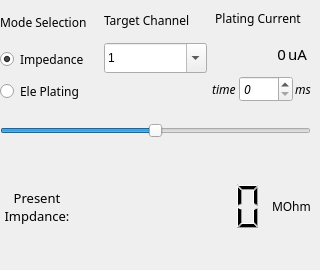
         <widget class="QWidget" name="page_2">
          <widget class="QWidget" name="layoutWidget">
           <property name="geometry">
            <rect>
             <x>0</x>
             <y>0</y>
             <width>311</width>
             <height>261</height>
            </rect>
           </property>
           <layout class="QVBoxLayout" name="verticalLayout_10" stretch="1,1,1">
            <item>
             <layout class="QHBoxLayout" name="horizontalLayout_9" stretch="1,1,1">
              <property name="spacing">
               <number>2</number>
              </property>
              <item>
               <layout class="QVBoxLayout" name="verticalLayout_7">
                <property name="topMargin">
                 <number>2</number>
                </property>
                <property name="bottomMargin">
                 <number>4</number>
                </property>
                <item>
                 <widget class="QLabel" name="label_5">
                  <property name="font">
                   <font>
                    <family>Kristen ITC</family>
                   </font>
                  </property>
                  <property name="text">
                   <string>Mode Selection</string>
                  </property>
                 </widget>
                </item>
                <item>
                 <widget class="QRadioButton" name="Imp_radioButton">
                  <property name="minimumSize">
                   <size>
                    <width>0</width>
                    <height>30</height>
                   </size>
                  </property>
                  <property name="font">
                   <font>
                    <family>Kristen ITC</family>
                   </font>
                  </property>
                  <property name="text">
                   <string>Impedance</string>
                  </property>
                  <property name="checked">
                   <bool>true</bool>
                  </property>
                 </widget>
                </item>
                <item>
                 <widget class="QRadioButton" name="Ele_radioButton">
                  <property name="minimumSize">
                   <size>
                    <width>0</width>
                    <height>30</height>
                   </size>
                  </property>
                  <property name="font">
                   <font>
                    <family>Kristen ITC</family>
                   </font>
                  </property>
                  <property name="text">
                   <string>Ele Plating</string>
                  </property>
                 </widget>
                </item>
               </layout>
              </item>
              <item>
               <layout class="QVBoxLayout" name="verticalLayout_8">
                <property name="topMargin">
                 <number>2</number>
                </property>
                <property name="bottomMargin">
                 <number>4</number>
                </property>
                <item>
                 <widget class="QLabel" name="label_17">
                  <property name="font">
                   <font>
                    <family>Kristen ITC</family>
                   </font>
                  </property>
                  <property name="text">
                   <string>Target Channel</string>
                  </property>
                 </widget>
                </item>
                <item alignment="Qt::AlignVCenter">
                 <widget class="QComboBox" name="comboBox_4">
                  <property name="minimumSize">
                   <size>
                    <width>0</width>
                    <height>30</height>
                   </size>
                  </property>
                  <property name="layoutDirection">
                   <enum>Qt::LeftToRight</enum>
                  </property>
                  <property name="editable">
                   <bool>true</bool>
                  </property>
                  <property name="currentText">
                   <string notr="true">1</string>
                  </property>
                  <property name="currentIndex">
                   <number>0</number>
                  </property>
                  <property name="maxCount">
                   <number>65</number>
                  </property>
                  <property name="frame">
                   <bool>true</bool>
                  </property>
                  <item>
                   <property name="text">
                    <string>1</string>
                   </property>
                  </item>
                  <item>
                   <property name="text">
                    <string>2</string>
                   </property>
                  </item>
                  <item>
                   <property name="text">
                    <string>3</string>
                   </property>
                  </item>
                  <item>
                   <property name="text">
                    <string>4</string>
                   </property>
                  </item>
                  <item>
                   <property name="text">
                    <string>5</string>
                   </property>
                  </item>
                  <item>
                   <property name="text">
                    <string>6</string>
                   </property>
                  </item>
                  <item>
                   <property name="text">
                    <string>7</string>
                   </property>
                  </item>
                  <item>
                   <property name="text">
                    <string>8</string>
                   </property>
                  </item>
                  <item>
                   <property name="text">
                    <string>9</string>
                   </property>
                  </item>
                  <item>
                   <property name="text">
                    <string>10</string>
                   </property>
                  </item>
                  <item>
                   <property name="text">
                    <string>11</string>
                   </property>
                  </item>
                  <item>
                   <property name="text">
                    <string>12</string>
                   </property>
                  </item>
                  <item>
                   <property name="text">
                    <string>13</string>
                   </property>
                  </item>
                  <item>
                   <property name="text">
                    <string>14</string>
                   </property>
                  </item>
                  <item>
                   <property name="text">
                    <string>15</string>
                   </property>
                  </item>
                  <item>
                   <property name="text">
                    <string>16</string>
                   </property>
                  </item>
                  <item>
                   <property name="text">
                    <string>17</string>
                   </property>
                  </item>
                  <item>
                   <property name="text">
                    <string>18</string>
                   </property>
                  </item>
                  <item>
                   <property name="text">
                    <string>19</string>
                   </property>
                  </item>
                  <item>
                   <property name="text">
                    <string>20</string>
                   </property>
                  </item>
                  <item>
                   <property name="text">
                    <string>21</string>
                   </property>
                  </item>
                  <item>
                   <property name="text">
                    <string>22</string>
                   </property>
                  </item>
                  <item>
                   <property name="text">
                    <string>23</string>
                   </property>
                  </item>
                  <item>
                   <property name="text">
                    <string>24</string>
                   </property>
                  </item>
                  <item>
                   <property name="text">
                    <string>25</string>
                   </property>
                  </item>
                  <item>
                   <property name="text">
                    <string>26</string>
                   </property>
                  </item>
                  <item>
                   <property name="text">
                    <string>27</string>
                   </property>
                  </item>
                  <item>
                   <property name="text">
                    <string>28</string>
                   </property>
                  </item>
                  <item>
                   <property name="text">
                    <string>29</string>
                   </property>
                  </item>
                  <item>
                   <property name="text">
                    <string>30</string>
                   </property>
                  </item>
                  <item>
                   <property name="text">
                    <string>31</string>
                   </property>
                  </item>
                  <item>
                   <property name="text">
                    <string>32</string>
                   </property>
                  </item>
                  <item>
                   <property name="text">
                    <string>33</string>
                   </property>
                  </item>
                  <item>
                   <property name="text">
                    <string>34</string>
                   </property>
                  </item>
                  <item>
                   <property name="text">
                    <string>35</string>
                   </property>
                  </item>
                  <item>
                   <property name="text">
                    <string>36</string>
                   </property>
                  </item>
                  <item>
                   <property name="text">
                    <string>37</string>
                   </property>
                  </item>
                  <item>
                   <property name="text">
                    <string>38</string>
                   </property>
                  </item>
                  <item>
                   <property name="text">
                    <string>39</string>
                   </property>
                  </item>
                  <item>
                   <property name="text">
                    <string>40</string>
                   </property>
                  </item>
                  <item>
                   <property name="text">
                    <string>41</string>
                   </property>
                  </item>
                  <item>
                   <property name="text">
                    <string>42</string>
                   </property>
                  </item>
                  <item>
                   <property name="text">
                    <string>43</string>
                   </property>
                  </item>
                  <item>
                   <property name="text">
                    <string>44</string>
                   </property>
                  </item>
                  <item>
                   <property name="text">
                    <string>45</string>
                   </property>
                  </item>
                  <item>
                   <property name="text">
                    <string>46</string>
                   </property>
                  </item>
                  <item>
                   <property name="text">
                    <string>47</string>
                   </property>
                  </item>
                  <item>
                   <property name="text">
                    <string>48</string>
                   </property>
                  </item>
                  <item>
                   <property name="text">
                    <string>49</string>
                   </property>
                  </item>
                  <item>
                   <property name="text">
                    <string>50</string>
                   </property>
                  </item>
                  <item>
                   <property name="text">
                    <string>51</string>
                   </property>
                  </item>
                  <item>
                   <property name="text">
                    <string>52</string>
                   </property>
                  </item>
                  <item>
                   <property name="text">
                    <string>53</string>
                   </property>
                  </item>
                  <item>
                   <property name="text">
                    <string>54</string>
                   </property>
                  </item>
                  <item>
                   <property name="text">
                    <string>55</string>
                   </property>
                  </item>
                  <item>
                   <property name="text">
                    <string>56</string>
                   </property>
                  </item>
                  <item>
                   <property name="text">
                    <string>57</string>
                   </property>
                  </item>
                  <item>
                   <property name="text">
                    <string>58</string>
                   </property>
                  </item>
                  <item>
                   <property name="text">
                    <string>59</string>
                   </property>
                  </item>
                  <item>
                   <property name="text">
                    <string>60</string>
                   </property>
                  </item>
                  <item>
                   <property name="text">
                    <string>61</string>
                   </property>
                  </item>
                  <item>
                   <property name="text">
                    <string>62</string>
                   </property>
                  </item>
                  <item>
                   <property name="text">
                    <string>63</string>
                   </property>
                  </item>
                  <item>
                   <property name="text">
                    <string>64</string>
                   </property>
                  </item>
                 </widget>
                </item>
                <item>
                 <spacer name="verticalSpacer">
                  <property name="orientation">
                   <enum>Qt::Vertical</enum>
                  </property>
                  <property name="sizeType">
                   <enum>QSizePolicy::Fixed</enum>
                  </property>
                  <property name="sizeHint" stdset="0">
                   <size>
                    <width>20</width>
                    <height>30</height>
                   </size>
                  </property>
                 </spacer>
                </item>
               </layout>
              </item>
              <item>
               <layout class="QVBoxLayout" name="verticalLayout_9">
                <property name="topMargin">
                 <number>2</number>
                </property>
                <property name="bottomMargin">
                 <number>4</number>
                </property>
                <item>
                 <widget class="QLabel" name="label_18">
                  <property name="font">
                   <font>
                    <family>Kristen ITC</family>
                   </font>
                  </property>
                  <property name="text">
                   <string>  Plating Current</string>
                  </property>
                 </widget>
                </item>
                <item>
                 <layout class="QHBoxLayout" name="horizontalLayout_7" stretch="0,2,1">
                  <item>
                   <spacer name="horizontalSpacer_2">
                    <property name="orientation">
                     <enum>Qt::Horizontal</enum>
                    </property>
                    <property name="sizeHint" stdset="0">
                     <size>
                      <width>30</width>
                      <height>20</height>
                     </size>
                    </property>
                   </spacer>
                  </item>
                  <item>
                   <widget class="QLabel" name="label_21">
                    <property name="minimumSize">
                     <size>
                      <width>0</width>
                      <height>30</height>
                     </size>
                    </property>
                    <property name="font">
                     <font>
                      <family>3ds</family>
                      <pointsize>11</pointsize>
                     </font>
                    </property>
                    <property name="layoutDirection">
                     <enum>Qt::LeftToRight</enum>
                    </property>
                    <property name="text">
                     <string>0</string>
                    </property>
                    <property name="alignment">
                     <set>Qt::AlignRight|Qt::AlignTrailing|Qt::AlignVCenter</set>
                    </property>
                   </widget>
                  </item>
                  <item>
                   <widget class="QLabel" name="label_22">
                    <property name="font">
                     <font>
                      <family>3ds</family>
                      <pointsize>11</pointsize>
                     </font>
                    </property>
                    <property name="text">
                     <string>uA</string>
                    </property>
                   </widget>
                  </item>
                 </layout>
                </item>
                <item>
                 <layout class="QHBoxLayout" name="horizontalLayout_10" stretch="2,0,1">
                  <item>
                   <widget class="QLabel" name="label_24">
                    <property name="font">
                     <font>
                      <family>3ds</family>
                      <italic>true</italic>
                     </font>
                    </property>
                    <property name="text">
                     <string> time</string>
                    </property>
                   </widget>
                  </item>
                  <item>
                   <widget class="QSpinBox" name="man_during_time">
                    <property name="font">
                     <font>
                      <family>3ds</family>
                      <italic>true</italic>
                     </font>
                    </property>
                    <property name="maximum">
                     <number>1000</number>
                    </property>
                    <property name="singleStep">
                     <number>100</number>
                    </property>
                   </widget>
                  </item>
                  <item>
                   <widget class="QLabel" name="label_25">
                    <property name="font">
                     <font>
                      <family>3ds</family>
                      <italic>true</italic>
                     </font>
                    </property>
                    <property name="text">
                     <string>ms</string>
                    </property>
                   </widget>
                  </item>
                 </layout>
                </item>
               </layout>
              </item>
             </layout>
            </item>
            <item>
             <widget class="QSlider" name="horizontalSlider_2">
              <property name="minimumSize">
               <size>
                <width>0</width>
                <height>30</height>
               </size>
              </property>
              <property name="styleSheet">
               <string notr="true">QSlider{border:none;}
QSlider::groove:horizontal {
    border: none;
    height: 6px;
    border-radius: 10px;
    background: lightgray;
}
QSlider::handle:horizontal {
    border: none;
    margin: -5px 0px; /* 上下边距和左右边距*/
    width: 16px;
    height: 16px;
    border-radius: 8px;
    background:black;
    border-image: url(:/images/playPbHandle16_White.png);
}
/*划过部分*/
QSlider::sub-page:horizontal {
    background: black;
    height: 4px;
    border-radius: 3px;
}
/*未划过部分*/
QSlider::add-page:horizontal {
    background: lightgray;
    height: 4px;
    border-radius: 3px;
}
 #e83c3c;</string>
              </property>
              <property name="maximum">
               <number>4095</number>
              </property>
              <property name="sliderPosition">
               <number>2048</number>
              </property>
              <property name="orientation">
               <enum>Qt::Horizontal</enum>
              </property>
             </widget>
            </item>
            <item>
             <layout class="QHBoxLayout" name="horizontalLayout_8" stretch="2,5,1">
              <item>
               <widget class="QLabel" name="label_19">
                <property name="font">
                 <font>
                  <family>Kristen ITC</family>
                  <pointsize>10</pointsize>
                 </font>
                </property>
                <property name="text">
                 <string>Present 
Impdance:</string>
                </property>
                <property name="alignment">
                 <set>Qt::AlignCenter</set>
                </property>
               </widget>
              </item>
              <item>
               <widget class="QLCDNumber" name="lcdNumber">
                <property name="styleSheet">
                 <string notr="true">QLCDNumber{border:none;}</string>
                </property>
                <property name="digitCount">
                 <number>7</number>
                </property>
               </widget>
              </item>
              <item>
               <widget class="QLabel" name="label_20">
                <property name="font">
                 <font>
                  <family>Futura Bk BT</family>
                 </font>
                </property>
                <property name="text">
                 <string>MOhm</string>
                </property>
               </widget>
              </item>
             </layout>
            </item>
           </layout>
          </widget>
         </widget>
